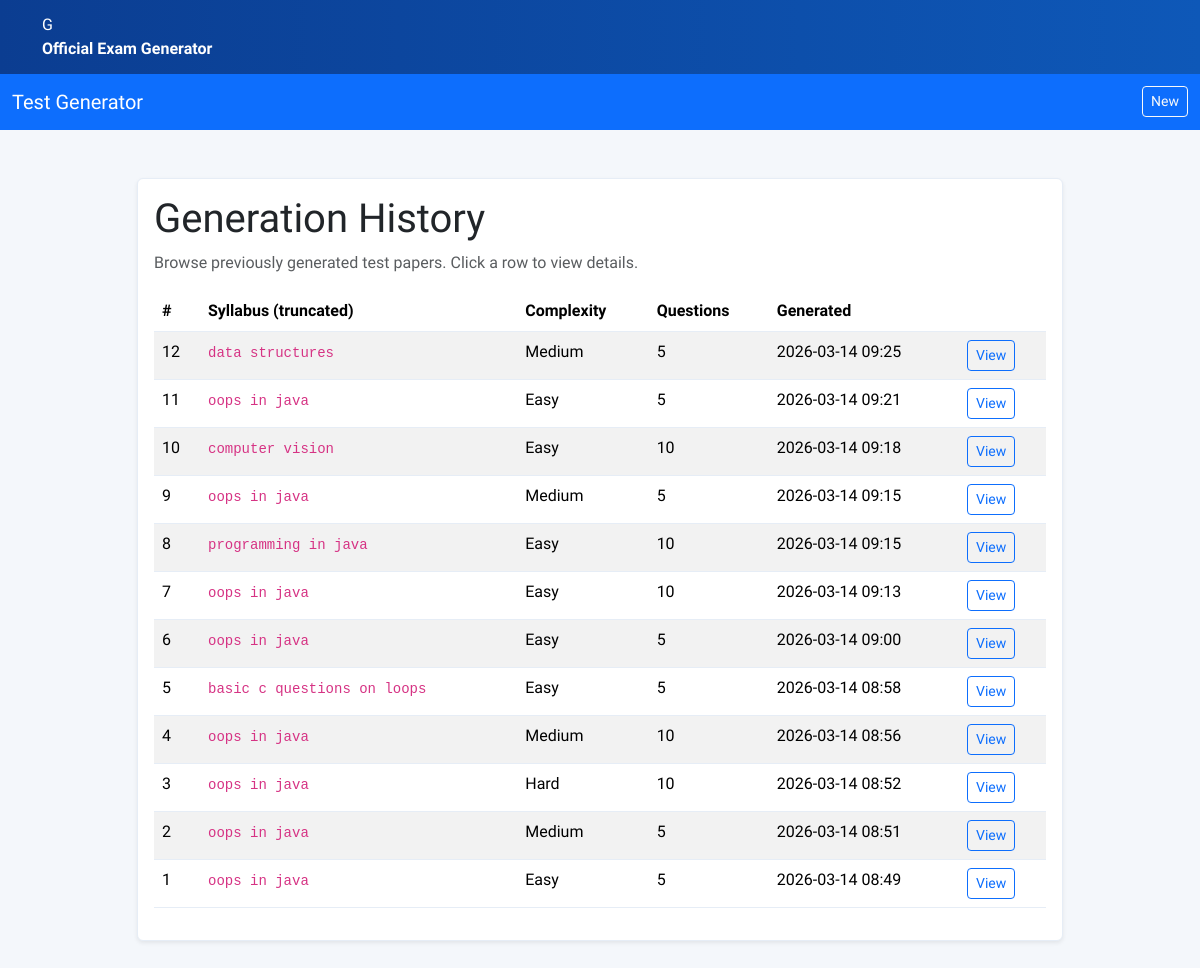
The app's page /history with its own data.
### open_router.py (models this page shows)
class TestPaper(db.Model):
    __tablename__ = "test_paper"
    id = db.Column(db.Integer, primary_key=True)
    syllabus = db.Column(db.Text, nullable=False)
    complexity = db.Column(db.String(32), nullable=False)
    num_questions = db.Column(db.Integer, nullable=False)
    generated_at = db.Column(db.DateTime, default=datetime.utcnow, nullable=False)
    raw_output = db.Column(db.Text, nullable=False)
    questions = db.relationship(
        "MCQQuestion", back_populates="paper", cascade="all, delete-orphan"
    )

### open_router.py (the view)
@app.route("/history")
def history():
    papers = (
        TestPaper.query.order_by(TestPaper.generated_at.desc()).limit(50).all()
    )
    return render_template("history.html", papers=papers)

### templates/history.html (shortened to what this page needs)
<!doctype html>
<html lang="en">
  <head>
    <link href="https://cdn.jsdelivr.net/npm/bootstrap@5.3.2/dist/css/bootstrap.min.css" rel="stylesheet">
  </head>
  <body>
    <header class="gov-header">
      <div class="container">
        <div class="gov-brand">
          <div class="gov-emblem">G</div>
          <div>
            <div style="font-weight:600">Official Exam Generator</div>
          </div>
        </div>
      </div>
    </header>
    <nav class="navbar navbar-expand-lg navbar-dark bg-primary">
      <div class="container-fluid">
        <a class="navbar-brand" href="/">Test Generator</a>
        <div class="d-flex">
          <a class="btn btn-outline-light btn-sm" href="/">New</a>
        </div>
      </div>
    </nav>
    <main class="container py-5">
      <div class="row justify-content-center">
        <div class="col-lg-10">
          <div class="card shadow-sm">
            <div class="card-body">
              <h1 class="card-title">Generation History</h1>
              <p class="text-muted">Browse previously generated test papers. Click a row to view details.</p>
              {% if papers %}
                <div class="table-responsive">
                  <table class="table table-striped table-hover">
                    <thead>
                      <tr>
                        <th>#</th>
                        <th>Syllabus (truncated)</th>
                        <th>Complexity</th>
                        <th>Questions</th>
                        <th>Generated</th>
                        <th></th>
                      </tr>
                    </thead>
                    <tbody>
                      {% for p in papers %}
                        <tr>
                          <td>{{ p.id }}</td>
                          <td><code>{{ p.syllabus[:80] }}{% if p.syllabus|length > 80 %}...{% endif %}</code></td>
                          <td>{{ p.complexity.title() }}</td>
                          <td>{{ p.num_questions }}</td>
                          <td>{{ p.generated_at.strftime('%Y-%m-%d %H:%M') }}</td>
                          <td><a class="btn btn-sm btn-outline-primary" href="{{ url_for('view_paper', paper_id=p.id) }}">View</a></td>
                        </tr>
                      {% endfor %}
                    </tbody>
                  </table>
                </div>
              {% else %}
                <div class="alert alert-info">No saved papers yet. Generate one to get started.</div>
              {% endif %}
            </div>
          </div>
        </div>
      </div>
    </main>
  </body>
</html>

### templates/history.html (style rules this page uses)
:root { --bg:#f4f7fb;--primary:#0b3d91;--accent:#0072c6;--muted:#58606a;--card:#fff;--border:#e6edf6 }
body { font-family:'Libre Franklin', Arial, sans-serif;background:var(--bg);color:#0b2540 }
.gov-header { background:linear-gradient(90deg,var(--primary),#0e58b8);color:white;padding:.8rem 0 }
.card { border:1px solid var(--border);box-shadow:0 6px 18px rgba(16,24,40,0.06) }
.table td,.table th { border-color:var(--border) }
.text-muted { color:var(--muted) }

### records on screen
TestPaper: id "12", syllabus "data structures", complexity "Medium", num_questions "5", generated_at "2026-03-14 09:25"
TestPaper: id "11", syllabus "oops in java", complexity "Easy", num_questions "5", generated_at "2026-03-14 09:21"
TestPaper: id "10", syllabus "computer vision", complexity "Easy", num_questions "10", generated_at "2026-03-14 09:18"
TestPaper: id "9", syllabus "oops in java", complexity "Medium", num_questions "5", generated_at "2026-03-14 09:15"
TestPaper: id "8", syllabus "programming in java", complexity "Easy", num_questions "10", generated_at "2026-03-14 09:15"
TestPaper: id "7", syllabus "oops in java", complexity "Easy", num_questions "10", generated_at "2026-03-14 09:13"
TestPaper: id "6", syllabus "oops in java", complexity "Easy", num_questions "5", generated_at "2026-03-14 09:00"
TestPaper: id "5", syllabus "basic c questions on loops", complexity "Easy", num_questions "5", generated_at "2026-03-14 08:58"
TestPaper: id "4", syllabus "oops in java", complexity "Medium", num_questions "10", generated_at "2026-03-14 08:56"
TestPaper: id "3", syllabus "oops in java", complexity "Hard", num_questions "10", generated_at "2026-03-14 08:52"
TestPaper: id "2", syllabus "oops in java", complexity "Medium", num_questions "5", generated_at "2026-03-14 08:51"
TestPaper: id "1", syllabus "oops in java", complexity "Easy", num_questions "5", generated_at "2026-03-14 08:49"
